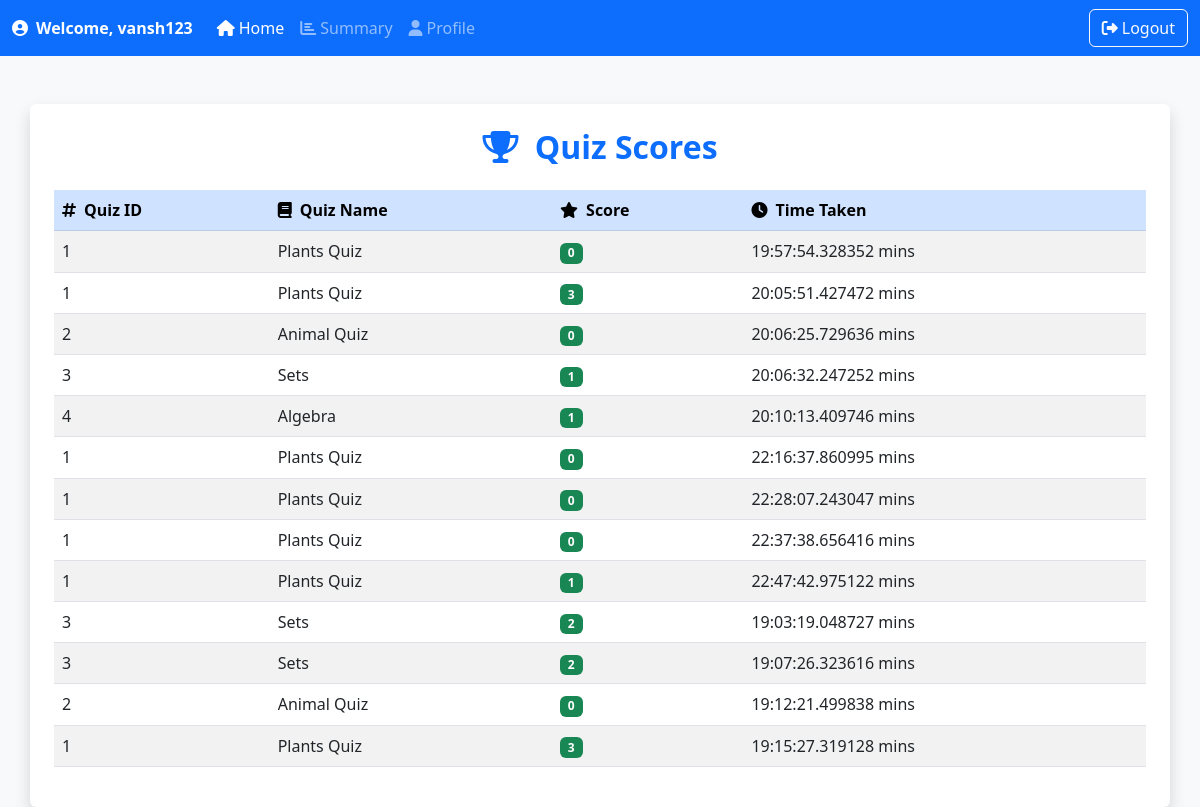
/scores (signed in), run on an earlier commit of the app's database.
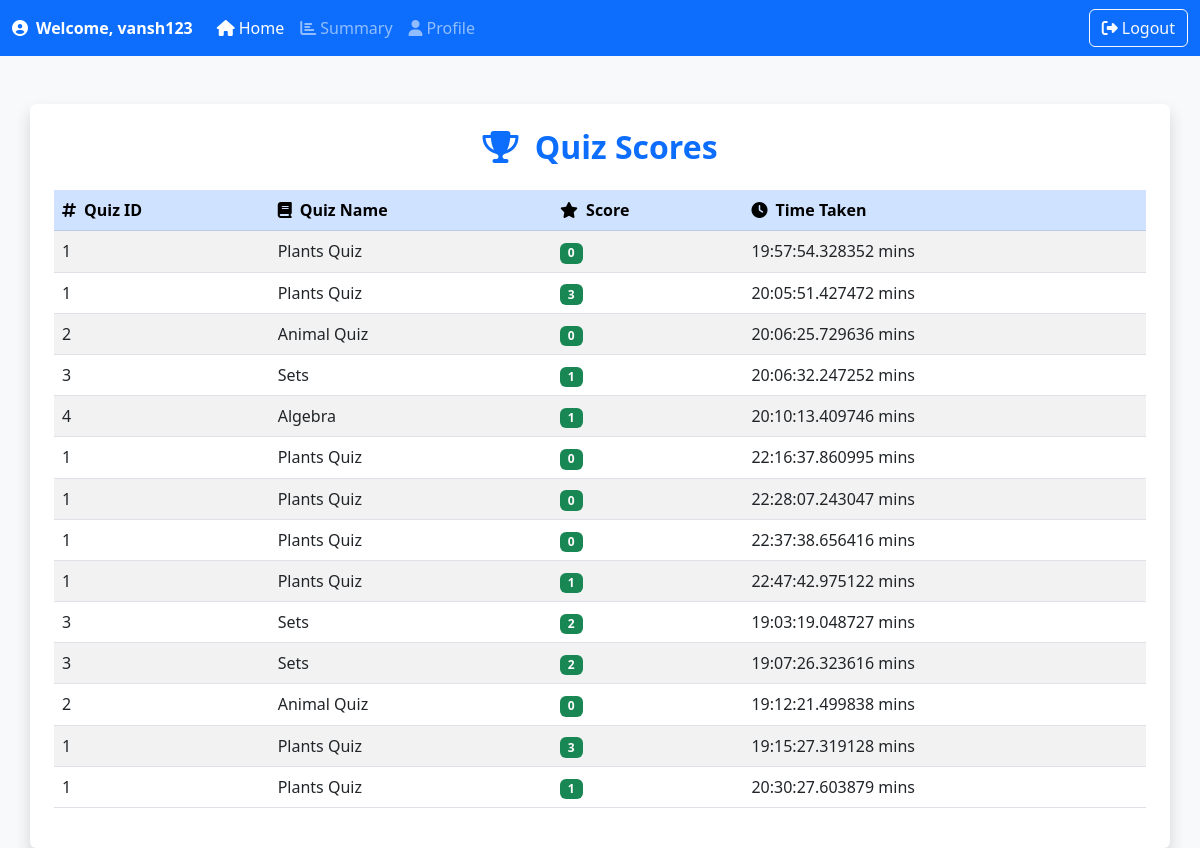
And on a later commit of the database.
### app.py (models this page shows)
class Scores(db.Model):
    id=db.Column(db.Integer,primary_key=True)
    quiz_id = db.Column(db.Integer, db.ForeignKey('quiz.id', ondelete="CASCADE"), nullable=False)
    user_id=db.Column(db.Integer,db.ForeignKey('user.id'),nullable=False)
    time_taken=db.Column(db.Time,nullable=False)
    total_score=db.Column(db.Integer,nullable=False)
    user=db.relationship('User',back_populates='scores')
    quiz=db.relationship('Quiz',back_populates='scores')

class Quiz(db.Model):
    id=db.Column(db.Integer,primary_key=True)
    name=db.Column(db.String(150),nullable=False)
    date_of_quiz=db.Column(db.Date,nullable=False)
    time_of_quiz=db.Column(db.Integer,nullable=False)
    remarks=db.Column(db.Text,nullable=False)
    chapter_id = db.Column(db.Integer, db.ForeignKey('chapter.id'), nullable=False)
    questions = db.relationship('Question', back_populates='quiz', cascade="all, delete")
    scores = db.relationship('Scores', back_populates='quiz', cascade="all, delete")
    chapter=db.relationship('Chapter',back_populates='quizzes')

### app.py (the view)
@app.route('/scores',methods=['GET'])
def scores():
    if session.get('username') is None:
        return redirect(url_for('login'))
    scores=Scores.query.filter_by(user_id=session['user_id']).all()
    time_taken=[score.time_taken for score in scores]
    return render_template('scores.html',scores=scores,time_taken=time_taken)

### templates/scores.html (shortened to what this page needs)
<!DOCTYPE html>
<html lang="en">
<head>
    <link href="https://cdn.jsdelivr.net/npm/bootstrap@5.3.0-alpha1/dist/css/bootstrap.min.css" rel="stylesheet">
    <link rel="stylesheet" href="https://cdnjs.cloudflare.com/ajax/libs/font-awesome/6.1.1/css/all.min.css">
</head>
<body class="bg-light">
    <nav class="navbar navbar-expand-lg navbar-dark bg-primary">
        <div class="container-fluid">
            <span class="navbar-text fw-bold text-white me-3">
                <i class="fas fa-user-circle me-2"></i>Welcome, {{ session.get('username') }}
            </span>
            <div class="collapse navbar-collapse" id="navbarNavDropdown">
                <ul class="navbar-nav me-auto mb-2 mb-lg-0">
                    <li class="nav-item">
                        <a class="nav-link active" href="/user_dashboard"><i class="fas fa-home me-1"></i>Home</a>
                    </li>
                    <li class="nav-item">
                        <a class="nav-link" href="/scores"><i class="fas fa-chart-bar me-1"></i>Summary</a>
                    </li>
                    <li class="nav-item">
                        <a class="nav-link" href="/profile"><i class="fas fa-user me-1"></i>Profile</a>
                    </li>
                </ul>
                <a href="/login" class="btn btn-outline-light"><i class="fas fa-sign-out-alt me-1"></i>Logout</a>
            </div>
        </div>
    </nav>
    <div class="container mt-5 p-4 bg-white rounded shadow">
        <h2 class="text-center text-primary fw-bold mb-4">
            <i class="fas fa-trophy me-2"></i>
            Quiz Scores
        </h2>
        <div class="table-responsive">
            <table class="table table-striped table-hover">
                <thead class="table-primary">
                    <tr>
                        <th><i class="fas fa-hashtag me-2"></i>Quiz ID</th>
                        <th><i class="fas fa-book me-2"></i>Quiz Name</th>
                        <th><i class="fas fa-star me-2"></i>Score</th>
                        <th><i class="fas fa-clock me-2"></i>Time Taken</th>
                    </tr>
                </thead>
                <tbody>
                    {% for score in scores %}
                    <tr>
                        <td>{{ score.quiz.id }}</td>
                        <td>{{ score.quiz.name }}</td>
                        <td><span class="badge bg-success">{{ score.total_score }}</span></td>
                        <td>{{ score.time_taken }} mins</td>
                    </tr>
                    {% endfor %}
                </tbody>
            </table>
        </div>
    </div>
</body>
</html>

What changed in the data, as far as the page shows it:
added Scores: quiz.id "1", quiz.name "Plants Quiz", total_score "1", time_taken "20:30:27.603879"
